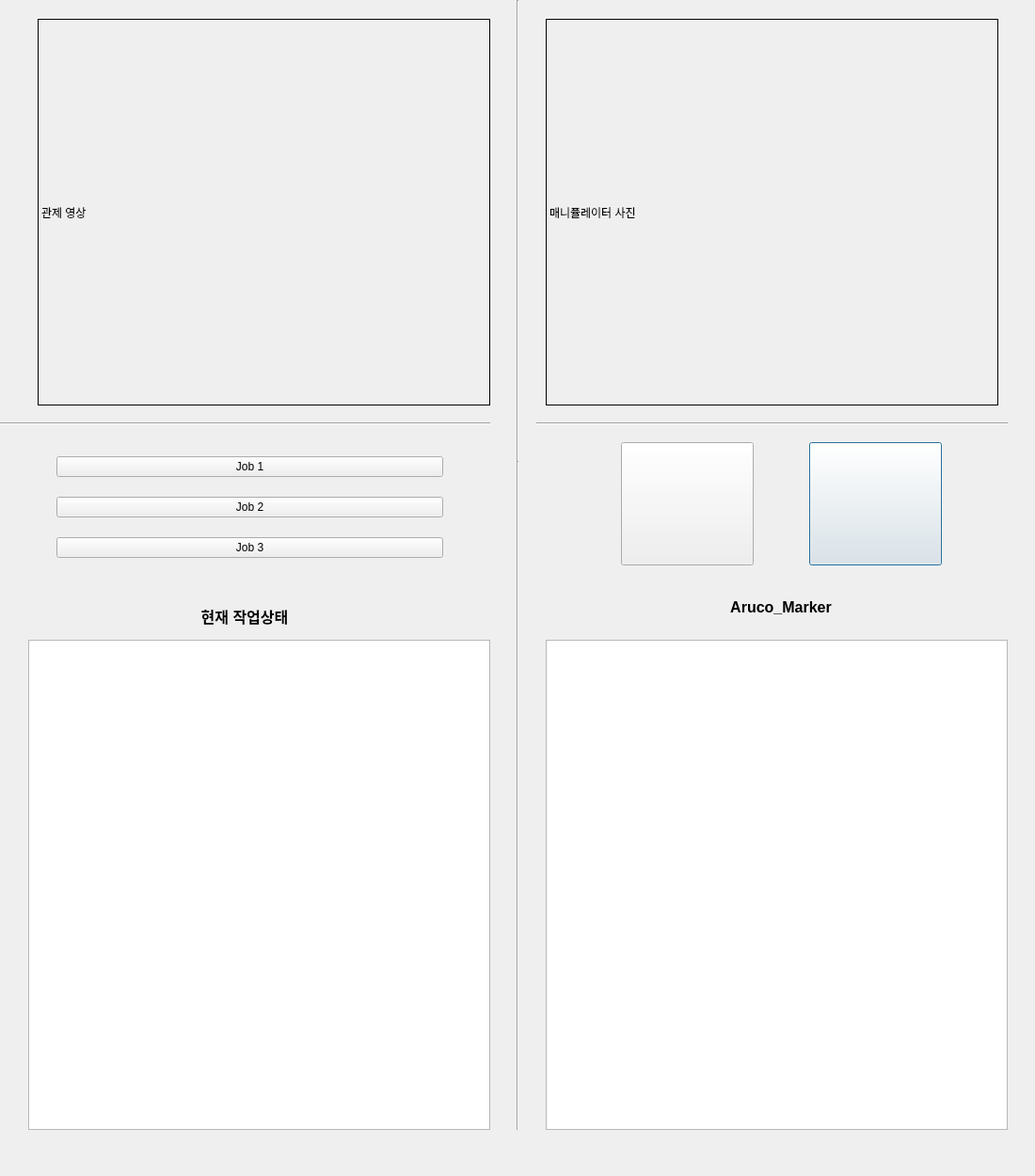
<?xml version="1.0" encoding="UTF-8"?>
<ui version="4.0">
 <class>Dialog</class>
 <widget class="QDialog" name="Dialog">
  <property name="geometry">
   <rect>
    <x>0</x>
    <y>0</y>
    <width>1100</width>
    <height>1250</height>
   </rect>
  </property>
  <property name="minimumSize">
   <size>
    <width>1100</width>
    <height>1250</height>
   </size>
  </property>
  <property name="windowTitle">
   <string>관제 창</string>
  </property>
  <widget class="QLabel" name="label">
   <property name="geometry">
    <rect>
     <x>40</x>
     <y>20</y>
     <width>481</width>
     <height>411</height>
    </rect>
   </property>
   <property name="frameShape">
    <enum>QFrame::Box</enum>
   </property>
   <property name="text">
    <string>관제 영상</string>
   </property>
  </widget>
  <widget class="QLabel" name="label_2">
   <property name="geometry">
    <rect>
     <x>580</x>
     <y>20</y>
     <width>481</width>
     <height>411</height>
    </rect>
   </property>
   <property name="frameShape">
    <enum>QFrame::Box</enum>
   </property>
   <property name="text">
    <string>매니퓰레이터 사진</string>
   </property>
  </widget>
  <widget class="QListView" name="listView">
   <property name="geometry">
    <rect>
     <x>30</x>
     <y>680</y>
     <width>491</width>
     <height>521</height>
    </rect>
   </property>
  </widget>
  <widget class="QPushButton" name="pushButton">
   <property name="geometry">
    <rect>
     <x>860</x>
     <y>470</y>
     <width>141</width>
     <height>131</height>
    </rect>
   </property>
   <property name="text">
    <string/>
   </property>
   <property name="icon">
    <iconset>
     <normaloff>e_stop.jpeg</normaloff>e_stop.jpeg</iconset>
   </property>
   <property name="iconSize">
    <size>
     <width>100</width>
     <height>100</height>
    </size>
   </property>
  </widget>
  <widget class="QPushButton" name="pushButton_2">
   <property name="geometry">
    <rect>
     <x>660</x>
     <y>470</y>
     <width>141</width>
     <height>131</height>
    </rect>
   </property>
   <property name="text">
    <string/>
   </property>
   <property name="icon">
    <iconset>
     <normaloff>home.png</normaloff>home.png</iconset>
   </property>
   <property name="iconSize">
    <size>
     <width>130</width>
     <height>130</height>
    </size>
   </property>
  </widget>
  <widget class="QLabel" name="label_5">
   <property name="geometry">
    <rect>
     <x>160</x>
     <y>630</y>
     <width>200</width>
     <height>50</height>
    </rect>
   </property>
   <property name="font">
    <font>
     <pointsize>12</pointsize>
     <weight>75</weight>
     <bold>true</bold>
    </font>
   </property>
   <property name="text">
    <string>현재 작업상태</string>
   </property>
   <property name="alignment">
    <set>Qt::AlignCenter</set>
   </property>
  </widget>
  <widget class="Line" name="line_4">
   <property name="geometry">
    <rect>
     <x>540</x>
     <y>490</y>
     <width>20</width>
     <height>711</height>
    </rect>
   </property>
   <property name="orientation">
    <enum>Qt::Vertical</enum>
   </property>
  </widget>
  <widget class="Line" name="line_5">
   <property name="geometry">
    <rect>
     <x>540</x>
     <y>0</y>
     <width>20</width>
     <height>491</height>
    </rect>
   </property>
   <property name="orientation">
    <enum>Qt::Vertical</enum>
   </property>
  </widget>
  <widget class="Line" name="line_2">
   <property name="geometry">
    <rect>
     <x>570</x>
     <y>440</y>
     <width>501</width>
     <height>20</height>
    </rect>
   </property>
   <property name="orientation">
    <enum>Qt::Horizontal</enum>
   </property>
  </widget>
  <widget class="Line" name="line_3">
   <property name="geometry">
    <rect>
     <x>0</x>
     <y>440</y>
     <width>521</width>
     <height>20</height>
    </rect>
   </property>
   <property name="orientation">
    <enum>Qt::Horizontal</enum>
   </property>
  </widget>
  <widget class="QWidget" name="verticalLayoutWidget">
   <property name="geometry">
    <rect>
     <x>60</x>
     <y>470</y>
     <width>411</width>
     <height>141</height>
    </rect>
   </property>
   <layout class="QVBoxLayout" name="verticalLayout">
    <item>
     <widget class="QPushButton" name="pushButton_5">
      <property name="text">
       <string>Job 1</string>
      </property>
     </widget>
    </item>
    <item>
     <widget class="QPushButton" name="pushButton_6">
      <property name="text">
       <string>Job 2</string>
      </property>
     </widget>
    </item>
    <item>
     <widget class="QPushButton" name="pushButton_7">
      <property name="text">
       <string>Job 3</string>
      </property>
     </widget>
    </item>
   </layout>
  </widget>
  <widget class="QLabel" name="label_6">
   <property name="geometry">
    <rect>
     <x>730</x>
     <y>620</y>
     <width>200</width>
     <height>50</height>
    </rect>
   </property>
   <property name="font">
    <font>
     <pointsize>12</pointsize>
     <weight>75</weight>
     <bold>true</bold>
    </font>
   </property>
   <property name="text">
    <string>Aruco_Marker</string>
   </property>
   <property name="alignment">
    <set>Qt::AlignCenter</set>
   </property>
  </widget>
  <widget class="QListView" name="listView_2">
   <property name="geometry">
    <rect>
     <x>580</x>
     <y>680</y>
     <width>491</width>
     <height>521</height>
    </rect>
   </property>
  </widget>
 </widget>
 <resources/>
 <connections/>
</ui>
